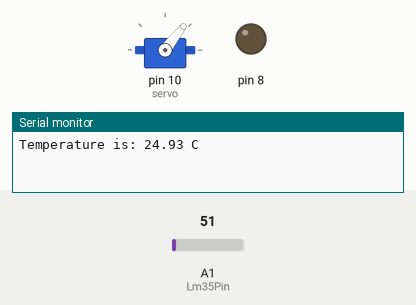
This sketch was run on a simulated Arduino Uno, built with avr-gcc and run on an emulated ATmega328P. Shown: servo, output pins drawn as LEDs (lit = HIGH), the last lines printed to the serial monitor. Inputs (shaded band) come from the test bench; at power-on: A1 (Lm35Pin) = 51.

Above: at 0.95 s.
6.1 s: A1 (Lm35Pin) set to 60
At 6.9 s:
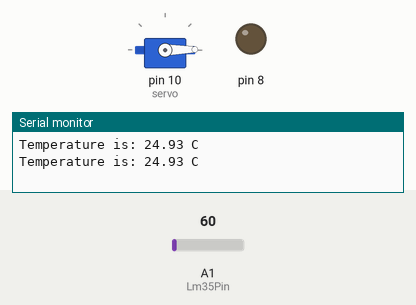
At 11.6 s:
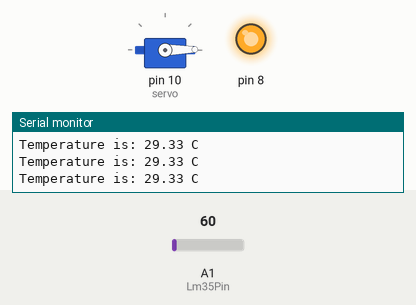
12.4 s: A1 (Lm35Pin) set to 71
At 14.0 s:
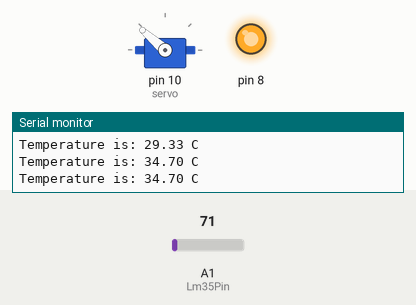
Timing chart, 0 to 24.6 s (numbered marks = the images above; inputs shaded):
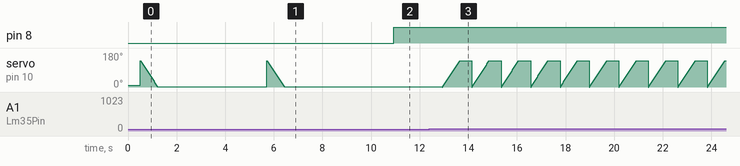

Measured:
- the behaviour switches between 59 and 60 on A1 (Lm35Pin) (found by bisection; images 0 and 1)
- after the input at 6.1 s, pin 8: LOW → HIGH after 4.8 s; servo on pin 10 (servo): goes on until 6.4 s, then stays 1°
- by itself, servo on pin 10 (servo): ramps from 140° to 1° and jumps back, once every 5.2 s

The sketch:

final.ino
```cpp
#include <Servo.h>

Servo servo;
int angle = 10;
int Lm35Pin= A1;

void setup() {
 Serial.begin(9600);
 pinMode(8, OUTPUT);
 servo.attach(10);
 servo.write(angle);
}

void loop() {
 int avalue;
 float temp;
 avalue=analogRead(Lm35Pin);
 temp=float(avalue)/1023;
 temp=temp*500;
 Serial.print("Temperature is: ");
 Serial.print(temp);
 Serial.println(" C");
 delay(500);
 if(temp>=29)
 digitalWrite(8, HIGH);
 if(temp>=30)
  {
   for(angle = 0; angle < 140; angle++)
    { servo.write(angle);
       delay(5);
    }
  // delay(4000);
  }
 if(temp<29)
  { digitalWrite(8,LOW);
    for(angle = 140; angle >0; angle--)
     { servo.write(angle);
       delay(5);
     }
   delay(4000);
  }
}
```
